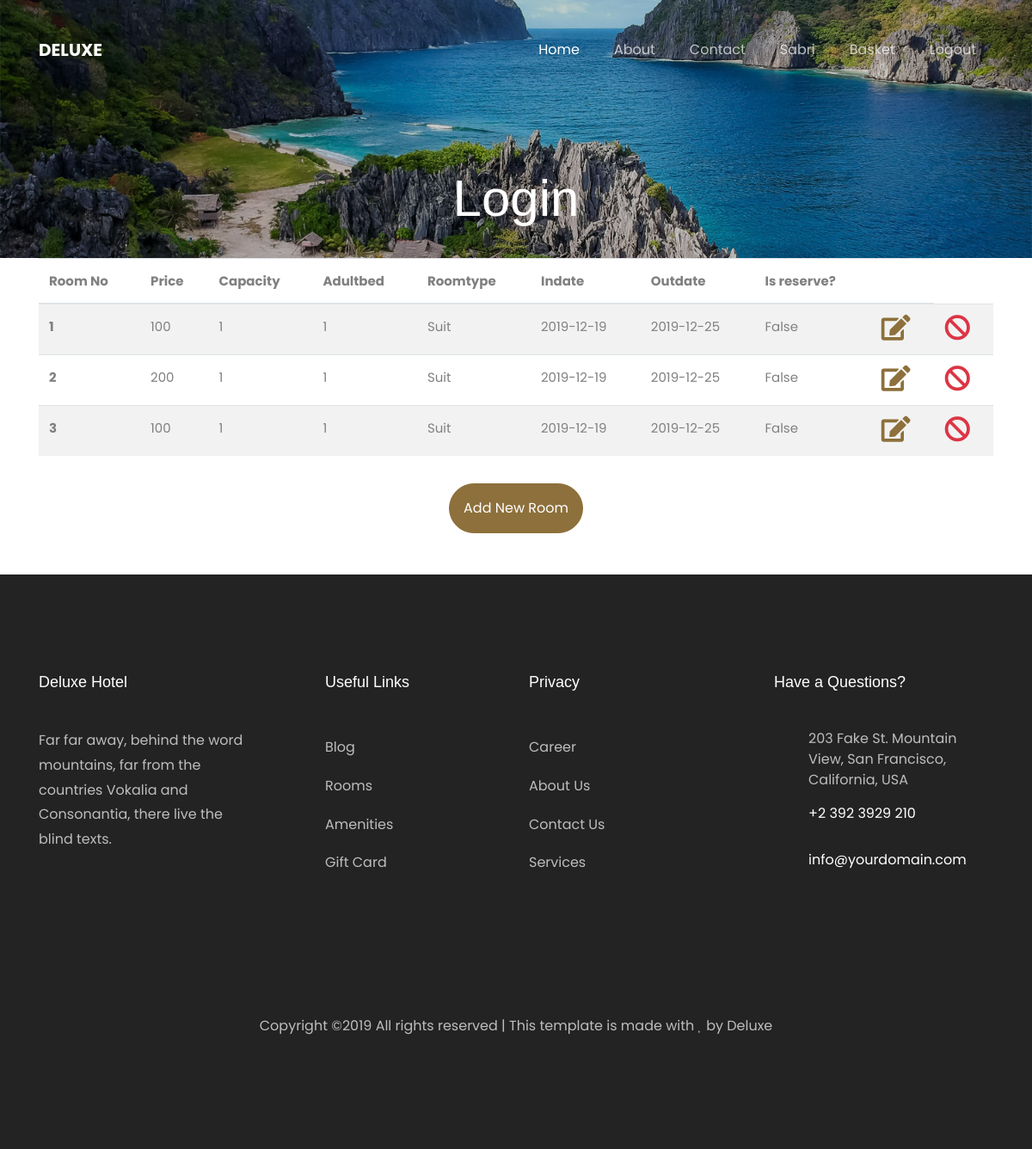
The app's page /adminlist (signed in), older data.
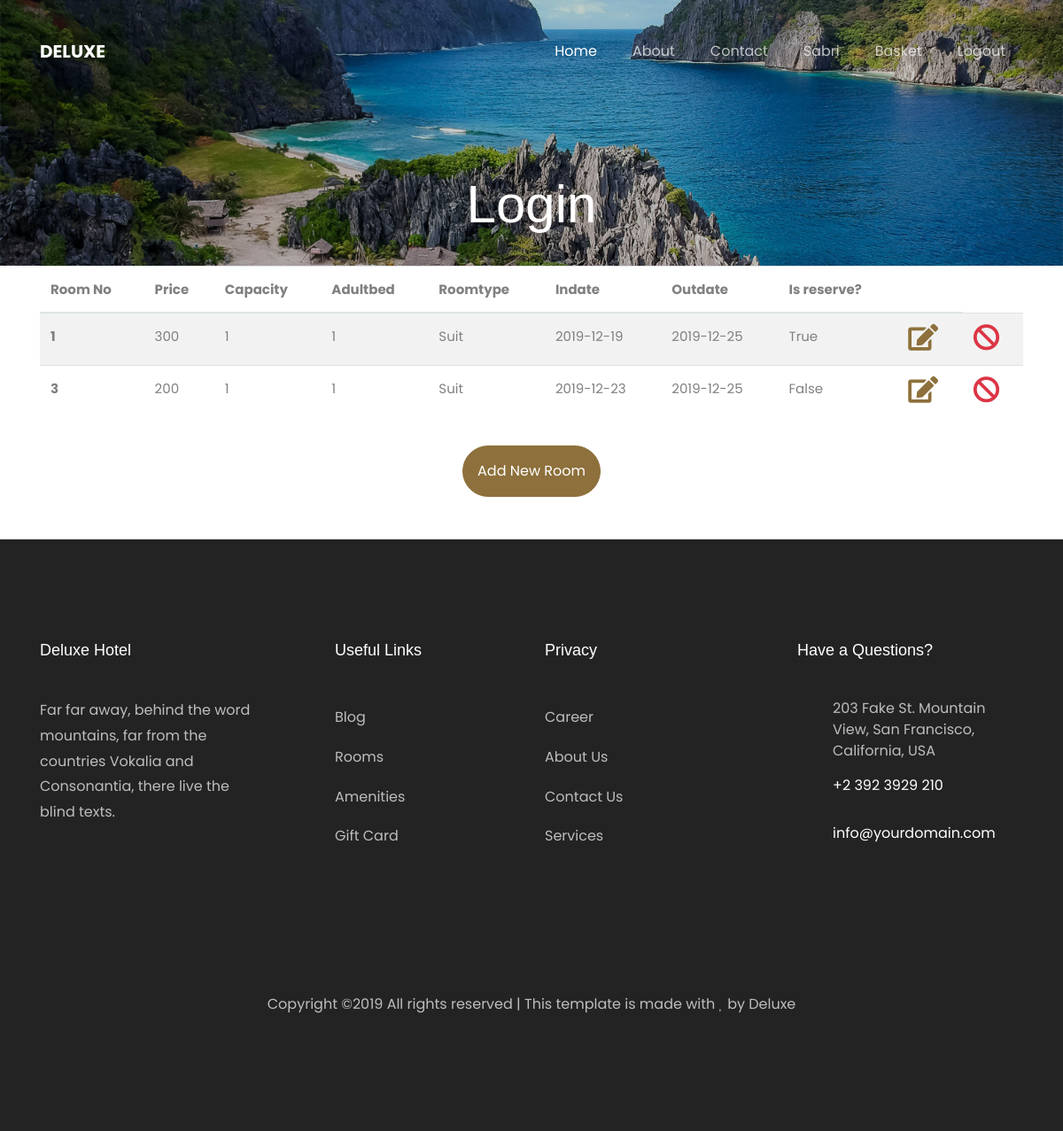
The same page, newer data.
### app.py (models this page shows)
class User(UserMixin,db.Model):
    id = db.Column(db.Integer,primary_key=True)
    username = db.Column(db.String(),unique=True)
    email = db.Column(db.String())
    password = db.Column(db.String())
    reservations= db.relationship('Reservation',backref='user')
    '''
class Role(db.Model):
        __tablename__ = 'roles'
        id = db.Column(db.Integer(), primary_key=True)
        name = db.Column(db.String(50))
class UserRoles(db.Model):
        __tablename__ = 'user_roles'
        id = db.Column(db.Integer(), primary_key=True)
        user_id = db.Column(db.Integer(), db.ForeignKey('user.id', ondelete='CASCADE'))
        role_id = db.Column(db.Integer(), db.ForeignKey('roles.id', ondelete='CASCADE'))
'''

class Room(db.Model):
    roomno = db.Column(db.Integer, primary_key=True)
    price = db.Column(db.Integer)
    capacity = db.Column(db.Integer)
    floorno = db.Column(db.Integer)
    childbed = db.Column(db.Integer)
    adultbed = db.Column(db.Integer)
    roomtype = db.Column(db.String(255))
    inDate = db.Column(db.Date)
    outDate=db.Column(db.Date)
    isreserve = db.Column('is_reserve',db.Boolean)
    reservations = db.relationship('Reservation',backref='room')

### app.py (the view)
@login_required
@app.route('/adminlist')
def adminList():
    rooms = Room.query.all()
    return render_template('admin-list.html',rooms=rooms)

### app.py (called while the page is built)
@login_manager.user_loader
def load_user(user_id):
    return User.query.get(int(user_id))

### templates/admin-list.html
{% extends "layout.html" %}
{% block content %}
<div class="hero-wrap" style="background-image: url({{url_for('static',filename='images/bg_1.jpg')}});">
      <div class="overlay"></div>
      <div class="container">
        <div class="row no-gutters slider-text d-flex align-itemd-end justify-content-center">
          <div class="col-md-9 ftco-animate text-center d-flex align-items-end justify-content-center">
          	<div class="text">
	            <h1 class="mb-4 bread">Login</h1>
            </div>
          </div>
        </div>
      </div>
    </div>
    <div class="container">
        <div class="row">
            <div class="col-12">
                <table class="table table-striped">
                        <thead>
                            <tr>
                                <th scope="col">Room No</th>
                                <th scope="col">Price</th>
                                <th scope="col">Capacity</th>
                                <th scope="col">Adultbed</th>
                                <th scope="col">Roomtype</th>
                                <th scope="col">Indate</th>
                                <th scope="col">Outdate</th>
                                <th scope="col">Is reserve?</th>
                                <th></th>
                            </tr>
                        </thead>
                    <tbody>
                {% for room in rooms %}
                            <tr>
                                <th scope="row">{{room.roomno}}</th>
                                <td>{{room.price}}</td>
                                <td>{{room.capacity}}</td>
                                <td>{{room.adultbed}}</td>
                                <td>{{room.roomtype}}</td>
                                <td>{{room.inDate}}</td>
                                <td>{{room.outDate}}</td>
                                <td>{{room.isreserve}}</td>
                                <td><a class="btn-custom" href="{{url_for('getupdateroom',roomno = room.roomno)}}"><i class="fa fa-2x fa-edit"></i></a></td>
                                <td><a class="btn-custom" href="{{url_for('deleteroom',roomno=room.roomno)}}"><i class="fa fa-2x fa-ban text-danger"></i></a></td>
                            </tr>
                {% endfor %}
                </tbody>
                </table>
                <div class="row text-center">
                    <div class="col-12 justify-content-center">
                        <a href="admin" class="btn btn-primary mt-3 mb-5 p-3">Add New Room</a>
                    </div>
                </div>
            </div>
        </div>
    </div>
{% endblock content %}

### templates/layout.html (shortened to what this page needs)
<!DOCTYPE html>
<html lang="en">
  <head>
    <link rel="stylesheet" href="https://cdnjs.cloudflare.com/ajax/libs/font-awesome/5.11.2/css/all.css">
    <link rel="stylesheet" href="{{url_for('static', filename='css/open-iconic-bootstrap.min.css')}}">
    <link rel="stylesheet" href="{{url_for('static', filename='css/animate.css')}}">
    <link rel="stylesheet" href="{{url_for('static', filename='css/owl.carousel.min.css')}}">
    <link rel="stylesheet" href="{{url_for('static', filename='css/owl.theme.default.min.css')}}">
    <link rel="stylesheet" href="{{url_for('static', filename='css/magnific-popup.css')}}" >
    <link rel="stylesheet" href="{{url_for('static', filename='css/aos.css')}}">
    <link rel="stylesheet" href="{{url_for('static', filename='css/ionicons.min.css')}}">
    <link rel="stylesheet" href="{{url_for('static', filename='css/bootstrap-datepicker.css')}}">
    <link rel="stylesheet" href="{{url_for('static', filename='css/jquery.timepicker.css')}}">
    <link rel="stylesheet" href="{{url_for('static', filename='css/flaticon.css')}}">
    <link rel="stylesheet" href="{{url_for('static', filename='css/icomoon.css')}}">
    <link rel="stylesheet" href="{{url_for('static', filename='css/style.css')}}">
  </head>
  <body>
    <nav class="navbar navbar-expand-lg navbar-dark ftco_navbar bg-dark ftco-navbar-light" id="ftco-navbar">
	    <div class="container">
	      <a class="navbar-brand" href="/">Deluxe</a>
	      <div class="collapse navbar-collapse" id="ftco-nav">
	        <ul class="navbar-nav ml-auto">
	          <li class="nav-item active"><a href="/" class="nav-link">Home</a></li>
	          <li class="nav-item"><a href="about" class="nav-link">About</a></li>
	          <li class="nav-item"><a href="contact" class="nav-link">Contact</a></li>
            {% if current_user.is_authenticated %}
              <li class="nav-item">
                <a class="nav-link" href="/reservations">{{current_user.username}}</a>
              </li>
              <li class="nav-item">
                <a class="nav-link" href="/listbasket">Basket</a>
              </li>
              <li class="nav-item">
                <a class="nav-link" href="/logout">Logout</a>
              </li>
              {% else %}
              <li class="nav-item"><a class="nav-link" href="/login">Login</a></li>
              <li class="nav-item"><a class="nav-link" href="/register">Register</a></li>
            {% endif %}
	        </ul>
	      </div>
	    </div>
	  </nav>
{% block content %}
{% endblock %}
    <footer class="ftco-footer ftco-bg-dark ftco-section">
      <div class="container">
        <div class="row mb-5">
          <div class="col-md">
            <div class="ftco-footer-widget mb-4">
              <h2 class="ftco-heading-2">Deluxe Hotel</h2>
              <p>Far far away, behind the word mountains, far from the countries Vokalia and Consonantia, there live the blind texts.</p>
              <ul class="ftco-footer-social list-unstyled float-md-left float-lft mt-5">
              </ul>
            </div>
          </div>
          <div class="col-md">
            <div class="ftco-footer-widget mb-4 ml-md-5">
              <h2 class="ftco-heading-2">Useful Links</h2>
              <ul class="list-unstyled">
                <li><a href="#" class="py-2 d-block">Blog</a></li>
                <li><a href="#" class="py-2 d-block">Rooms</a></li>
                <li><a href="#" class="py-2 d-block">Amenities</a></li>
                <li><a href="#" class="py-2 d-block">Gift Card</a></li>
              </ul>
            </div>
          </div>
          <div class="col-md">
             <div class="ftco-footer-widget mb-4">
              <h2 class="ftco-heading-2">Privacy</h2>
              <ul class="list-unstyled">
                <li><a href="#" class="py-2 d-block">Career</a></li>
                <li><a href="#" class="py-2 d-block">About Us</a></li>
                <li><a href="#" class="py-2 d-block">Contact Us</a></li>
                <li><a href="#" class="py-2 d-block">Services</a></li>
              </ul>
            </div>
          </div>
          <div class="col-md">
            <div class="ftco-footer-widget mb-4">
            	<h2 class="ftco-heading-2">Have a Questions?</h2>
            	<div class="block-23 mb-3">
	              <ul>
	                <li><span class="icon icon-map-marker"></span><span class="text">203 Fake St. Mountain View, San Francisco, California, USA</span></li>
	                <li><a href="#"><span class="icon icon-phone"></span><span class="text">+2 392 3929 210</span></a></li>
	                <li><a href="#"><span class="icon icon-envelope"></span><span class="text">info@yourdomain.com</span></a></li>
	              </ul>
	            </div>
            </div>
          </div>
        </div>
        <div class="row">
          <div class="col-md-12 text-center">
            <p>
  Copyright &copy;<script>document.write(new Date().getFullYear());</script> All rights reserved | This template is made with <i class="icon-heart color-danger" aria-hidden="true"></i> by Deluxe
  </p>
          </div>
        </div>
      </div>
    </footer>
  </body>
</html>

### static/css/icomoon.css (style rules this page uses)
[class^="icon-"], [class*=" icon-"] { font-family: 'icomoon' !important; speak: none; font-style: normal; font-weight: normal; font-variant: normal; text-transform: none; line-height: 1; -webkit-font-smoothing: antialiased; -moz-osx-font-smoothing: grayscale; }
.icon-heart:before { content: "\f004"; }
.icon-map-marker:before { content: "\f041"; }
.icon-phone:before { content: "\f095"; }
.icon-envelope:before { content: "\f0e0"; }

Row changes from the older to the newer data that the page shows:
removed Room: roomno "2", price "200", capacity "1", adultbed "1", roomtype "Suit", inDate "2019-12-19", outDate "2019-12-25", isreserve "False"
changed Room id 1: price "100" → "300"; isreserve "False" → "True"
changed Room "False": price "100" → "200"; inDate "2019-12-19" → "2019-12-23"
